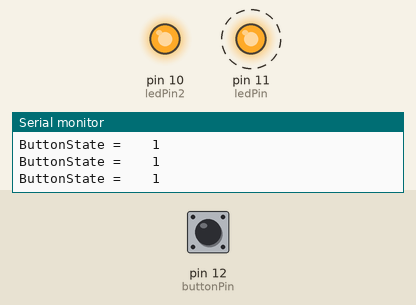
Simulated run of this sketch. Board: Arduino Uno, built with avr-gcc and run on an emulated ATmega328P. Parts: output pins drawn as LEDs (lit = HIGH), the last lines printed to the serial monitor. Dashed ring = blinking. The inputs (shaded band) are chosen by the test bench; at power-on: pin 12 (buttonPin) HIGH.

Above: at 1.2 s.
1.3 s: pin 12 (buttonPin) pulled LOW for 0.15 s
At 1.37 s:
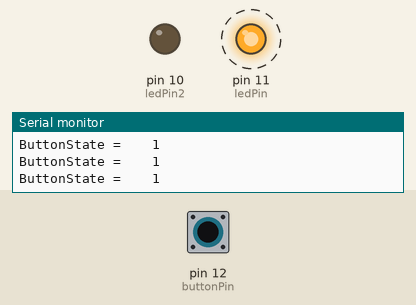
4.3 s: pin 12 (buttonPin) pulled LOW for 1 s
At 6.9 s:
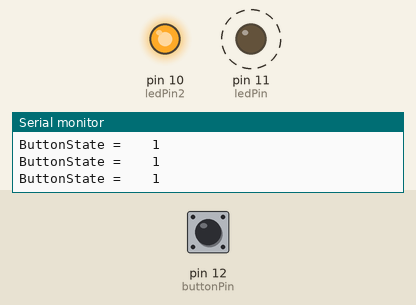
7.3 s: pin 12 (buttonPin) pulled LOW for 3.2 s
At 8.9 s:
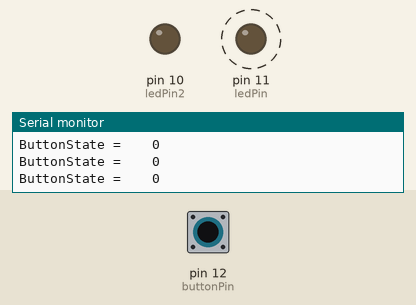
Timing chart, 0 to 19.5 s (numbered marks = the images above; inputs shaded):
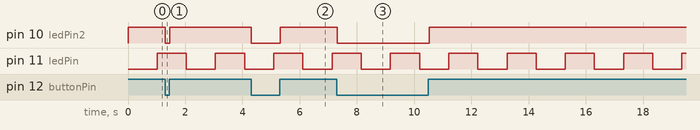

The sketch:

_displayed_on_serial_monitor_and_blink__without_using_Delay_.ino
```cpp
/*
This code blinks an LED at a specified interval using the millis() function
and toggles another LED based on the state of a pushbutton.
The button is read using digitalRead() and the LED is controlled with digitalWrite().
The serial communication is also used to output the state of the pushbutton.

This code implements a system that blinks two LEDs. One LED blinks periodically with a 1-second interval using the millis() function,
while the other LED is controlled by the buttonState of PB.


*/
const int ledPin = 11;       // Define the pin for the first LED (blinking).
const int ledPin2 = 10;      // Define the pin for the second LED (controlled by button).
const int buttonPin = 12;     // the pin that the button is attached to
int buttonState = 0;         // variable to store the button state
int ledState = LOW;          // variable used to store the current LED state

unsigned long previousMillis = 0;  // store the last recorded timestamp for blinking LED.
const long interval = 1000;        // set the blinking interval in milliseconds (1 second).

void setup() {
  Serial.begin(9600);                 // initialize the serial communication at 9600 baud rate.
  pinMode(ledPin, OUTPUT);             // set the first LED pin as an output.
  pinMode(ledPin2, OUTPUT);           // set the second LED pin as an output.
  pinMode(buttonPin, INPUT_PULLUP);   // configure the button pin as an input with the built-in internal pull-up resistor.

}

void loop() {
  unsigned long currentMillis = millis();     //get the current elapsed time since the Arduino started and store it in the currentMillis variable

  // check if it's time to blink the first LED by comparing the elapsed time currentMillis with the previous recorded time previousMillis and the defined interval of 1s
  if (currentMillis - previousMillis >= interval) {

    previousMillis = currentMillis; // save the last time LED was blinked by updating the previousMillis variable with the current time

    // toggle the LED state
    if (ledState == LOW) {
      ledState = HIGH;
    } else {                  //if the ledState is not LOW
      ledState = LOW;         //change the ledState to LOW
    }

    digitalWrite(ledPin, ledState);  // set the LED with the ledState of the variable
  }

  // read the current state of the button and store it in the variable buttonState
  buttonState = digitalRead(buttonPin);

  // turn on/off the other LED based on the button state
  if (buttonState == HIGH) {        // if button is HIGH (not pressed)
    digitalWrite(ledPin2, HIGH);    // turn the second LED on
  } else {                          // otherwise, if the button is LOW (pressed)
    digitalWrite(ledPin2, LOW);     // turn the second LED off
  }

  // print the button state to the serial monitor
  Serial.print("ButtonState =    ");
  Serial.println(buttonState);
}
```

Measured:
- after the input at 1.3 s, pin 10 (ledPin2): HIGH → LOW at once, → HIGH 0.15 s later
- after the input at 4.3 s, pin 10 (ledPin2): HIGH → LOW at once, → HIGH 1.0 s later
- after the input at 7.3 s, pin 10 (ledPin2): HIGH → LOW at once, → HIGH 3.2 s later
- by itself, pin 11 (ledPin): alternates HIGH for 1.0 s and LOW for 1.0 s
